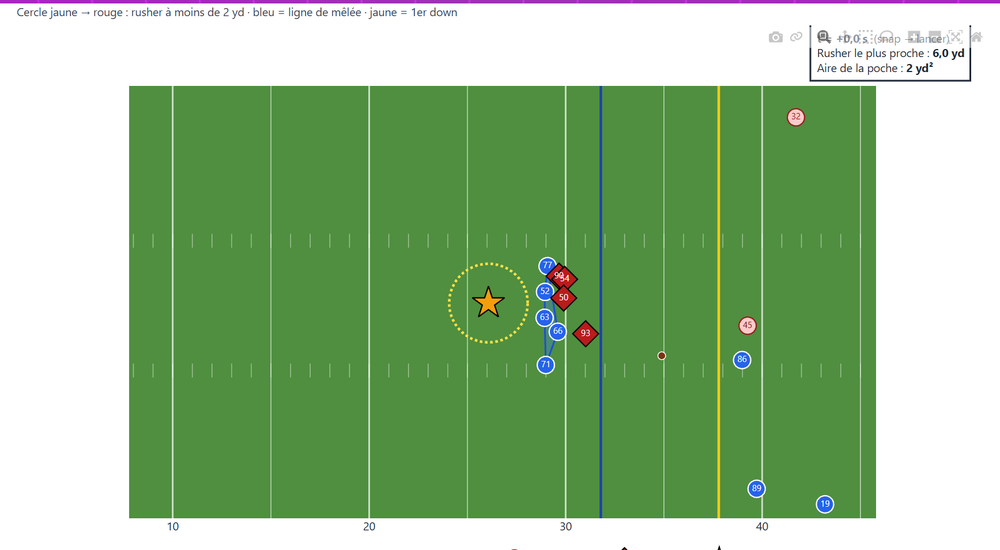
#> input picture image.png, 1000 x 550 px, shrunk from 1735 x 954 before the run
$ python -i metrics.py   (imports and definitions only)
#> lines starting #> are read from the running program, lines starting #| are printed output that depends on the picture
"""Pocket Integrity Score (PIS), Blitz Time Pressure (BTP), Kaplan-Meier, blocker stats."""
from __future__ import annotations

import numpy as np
import pandas as pd
from scipy.stats import norm

from . import config as C

KEY = ["gameId", "playId"]
FKEY = ["gameId", "playId", "frameId"]


# --------------------------------------------------------------------------- #
# Frame-level geometry
# --------------------------------------------------------------------------- #
def rusher_distances(frames: pd.DataFrame) -> pd.DataFrame:
    """Distance from the QB to every rusher at every frame of the window."""
    qb = frames.loc[frames.role.eq(C.ROLE_QB), FKEY + ["x", "y"]].drop_duplicates(FKEY)
    ru = frames.loc[frames.role.eq(C.ROLE_RUSH), FKEY + ["nflId", "x", "y", "snap_frame", "end_frame"]]
    m = ru.merge(qb, on=FKEY, suffixes=("", "_qb"))
    m["dist"] = np.hypot(m.x - m.x_qb, m.y - m.y_qb)
    return m[FKEY + ["nflId", "dist", "snap_frame", "end_frame"]]


# [44 lines left out: functions convex_hull, _hull_area, pocket_areas, not called in this run]


def frame_table(frames: pd.DataFrame) -> pd.DataFrame:
    """One row per (play, frame): d_min to nearest rusher and pocket area."""
    d = rusher_distances(frames)
    dmin = d.groupby(FKEY).agg(d_min=("dist", "min"), snap_frame=("snap_frame", "first"),
                               end_frame=("end_frame", "first")).reset_index()
    return dmin.merge(pocket_areas(frames), on=FKEY, how="left")


# --------------------------------------------------------------------------- #
# Play-level metrics
# --------------------------------------------------------------------------- #
# [39 lines left out: functions time_to_pressure, play_metrics, not called in this run]


# --------------------------------------------------------------------------- #
# Pocket Integrity Score
# --------------------------------------------------------------------------- #
def _z(s: pd.Series) -> pd.Series:
    return (s - s.mean()) / s.std(ddof=0)


# [27 lines left out: functions pis_score, add_pis, not called in this run]


WEIGHT_SETS = {
    "baseline (.45/.40/.15)": C.PIS_WEIGHTS,
    "equal (1/3 each)": {"cushion": 1 / 3, "clean_time_pct": 1 / 3, "pocket_area": 1 / 3},
    "no area (.5/.5/0)": {"cushion": 0.5, "clean_time_pct": 0.5, "pocket_area": 0.0},
    "cushion heavy (.7/.2/.1)": {"cushion": 0.7, "clean_time_pct": 0.2, "pocket_area": 0.1},
    "clean heavy (.2/.7/.1)": {"cushion": 0.2, "clean_time_pct": 0.7, "pocket_area": 0.1},
    "area heavy (.3/.3/.4)": {"cushion": 0.3, "clean_time_pct": 0.3, "pocket_area": 0.4},
}


# --------------------------------------------------------------------------- #
# Kaplan-Meier (manual, no lifelines dependency)
# --------------------------------------------------------------------------- #
# [16 lines left out: function kaplan_meier, not called in this run]


def km_median(km: pd.DataFrame) -> float:
    below = km[km.survival <= 0.5]
    return float(below.time.iloc[0]) if len(below) else np.nan


def km_at(km: pd.DataFrame, t: float) -> float:
    return float(km.loc[km.time <= t, "survival"].iloc[-1])


# [82 lines left out: functions logrank_test, km_table, team_table, blocker_table, not called in this run]

>>> import cv2
>>> picture = cv2.imread('../image.png', cv2.IMREAD_GRAYSCALE)
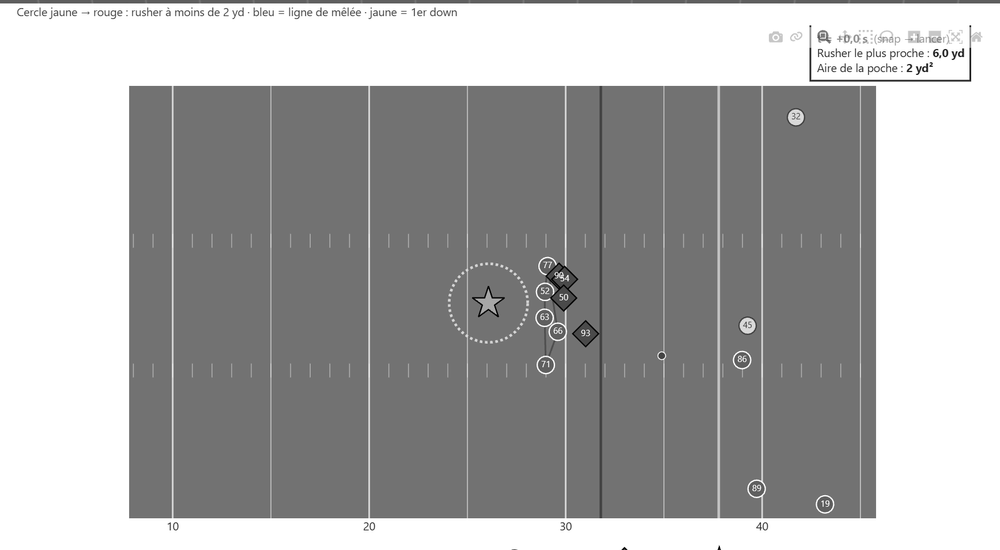
#> picture: shape (550, 1000); min 0, max 255, mean 171.3
#> (the run stopped early here; a loop or call above may not have finished)
